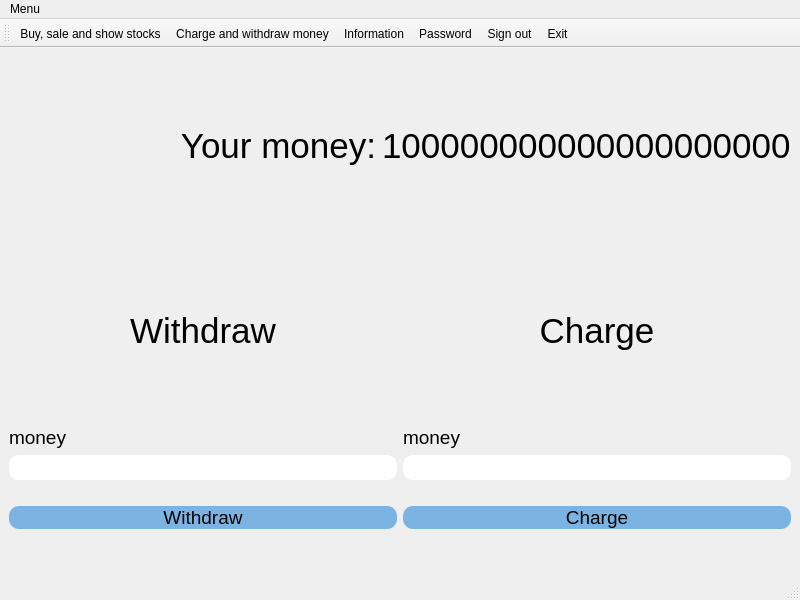
<?xml version="1.0" encoding="UTF-8"?>
<ui version="4.0">
 <class>withdraw</class>
 <widget class="QMainWindow" name="withdraw">
  <property name="geometry">
   <rect>
    <x>0</x>
    <y>0</y>
    <width>800</width>
    <height>600</height>
   </rect>
  </property>
  <property name="windowTitle">
   <string>Advaned Programming Project 2</string>
  </property>
  <widget class="QWidget" name="centralwidget">
   <layout class="QGridLayout" name="gridLayout">
    <item row="4" column="0">
     <widget class="QLabel" name="label_2">
      <property name="font">
       <font>
        <pointsize>26</pointsize>
       </font>
      </property>
      <property name="text">
       <string>Withdraw</string>
      </property>
      <property name="alignment">
       <set>Qt::AlignCenter</set>
      </property>
     </widget>
    </item>
    <item row="3" column="0">
     <spacer name="verticalSpacer_2">
      <property name="orientation">
       <enum>Qt::Vertical</enum>
      </property>
      <property name="sizeHint" stdset="0">
       <size>
        <width>20</width>
        <height>40</height>
       </size>
      </property>
     </spacer>
    </item>
    <item row="5" column="0">
     <spacer name="verticalSpacer_5">
      <property name="orientation">
       <enum>Qt::Vertical</enum>
      </property>
      <property name="sizeHint" stdset="0">
       <size>
        <width>20</width>
        <height>40</height>
       </size>
      </property>
     </spacer>
    </item>
    <item row="6" column="0">
     <layout class="QVBoxLayout" name="verticalLayout_2">
      <item>
       <layout class="QVBoxLayout" name="verticalLayout">
        <item>
         <widget class="QLabel" name="label_Withdraw">
          <property name="font">
           <font>
            <pointsize>14</pointsize>
           </font>
          </property>
          <property name="text">
           <string>money</string>
          </property>
         </widget>
        </item>
        <item>
         <widget class="QLineEdit" name="lineEdit_Withdraw">
          <property name="font">
           <font>
            <pointsize>14</pointsize>
           </font>
          </property>
          <property name="styleSheet">
           <string notr="true">border-radius:10px;
padding:20px 5px  20px 5pxl;
</string>
          </property>
         </widget>
        </item>
       </layout>
      </item>
      <item>
       <widget class="QPushButton" name="pushButton_Withdraw">
        <property name="font">
         <font>
          <pointsize>14</pointsize>
         </font>
        </property>
        <property name="styleSheet">
         <string notr="true">background-color:#7BB4E3;
border-radius:10px;
padding:20px 0 20px 0l;
margin:20px 0 0 0;</string>
        </property>
        <property name="text">
         <string>Withdraw</string>
        </property>
       </widget>
      </item>
      <item>
       <spacer name="verticalSpacer">
        <property name="orientation">
         <enum>Qt::Vertical</enum>
        </property>
        <property name="sizeHint" stdset="0">
         <size>
          <width>20</width>
          <height>40</height>
         </size>
        </property>
       </spacer>
      </item>
     </layout>
    </item>
    <item row="4" column="1">
     <widget class="QLabel" name="label">
      <property name="font">
       <font>
        <pointsize>26</pointsize>
       </font>
      </property>
      <property name="text">
       <string>Charge</string>
      </property>
      <property name="alignment">
       <set>Qt::AlignCenter</set>
      </property>
     </widget>
    </item>
    <item row="5" column="1">
     <spacer name="verticalSpacer_6">
      <property name="orientation">
       <enum>Qt::Vertical</enum>
      </property>
      <property name="sizeHint" stdset="0">
       <size>
        <width>20</width>
        <height>40</height>
       </size>
      </property>
     </spacer>
    </item>
    <item row="3" column="1">
     <spacer name="verticalSpacer_4">
      <property name="orientation">
       <enum>Qt::Vertical</enum>
      </property>
      <property name="sizeHint" stdset="0">
       <size>
        <width>20</width>
        <height>40</height>
       </size>
      </property>
     </spacer>
    </item>
    <item row="1" column="0" colspan="2">
     <layout class="QHBoxLayout" name="horizontalLayout">
      <item>
       <widget class="QLabel" name="label_3">
        <property name="font">
         <font>
          <pointsize>26</pointsize>
         </font>
        </property>
        <property name="text">
         <string>Your money:</string>
        </property>
        <property name="alignment">
         <set>Qt::AlignRight|Qt::AlignTrailing|Qt::AlignVCenter</set>
        </property>
       </widget>
      </item>
      <item>
       <widget class="QLabel" name="label_money">
        <property name="font">
         <font>
          <pointsize>26</pointsize>
         </font>
        </property>
        <property name="text">
         <string>100000000000000000000</string>
        </property>
        <property name="alignment">
         <set>Qt::AlignLeading|Qt::AlignLeft|Qt::AlignVCenter</set>
        </property>
       </widget>
      </item>
     </layout>
    </item>
    <item row="6" column="1">
     <layout class="QVBoxLayout" name="verticalLayout_5">
      <item>
       <layout class="QVBoxLayout" name="verticalLayout_4">
        <item>
         <widget class="QLabel" name="label_Charge">
          <property name="font">
           <font>
            <pointsize>14</pointsize>
           </font>
          </property>
          <property name="text">
           <string>money</string>
          </property>
         </widget>
        </item>
        <item>
         <widget class="QLineEdit" name="lineEdit_Charge">
          <property name="font">
           <font>
            <pointsize>14</pointsize>
           </font>
          </property>
          <property name="styleSheet">
           <string notr="true">border-radius:10px;
padding:20px 5px  20px 5pxl;
</string>
          </property>
         </widget>
        </item>
       </layout>
      </item>
      <item>
       <widget class="QPushButton" name="pushButton_Charge">
        <property name="font">
         <font>
          <pointsize>14</pointsize>
         </font>
        </property>
        <property name="styleSheet">
         <string notr="true">background-color:#7BB4E3;
border-radius:10px;
padding:20px 0 20px 0l;
margin:20px 0 0 0;</string>
        </property>
        <property name="text">
         <string>Charge</string>
        </property>
       </widget>
      </item>
      <item>
       <spacer name="verticalSpacer_3">
        <property name="orientation">
         <enum>Qt::Vertical</enum>
        </property>
        <property name="sizeHint" stdset="0">
         <size>
          <width>20</width>
          <height>40</height>
         </size>
        </property>
       </spacer>
      </item>
     </layout>
    </item>
    <item row="0" column="0" colspan="2">
     <spacer name="verticalSpacer_8">
      <property name="orientation">
       <enum>Qt::Vertical</enum>
      </property>
      <property name="sizeHint" stdset="0">
       <size>
        <width>20</width>
        <height>40</height>
       </size>
      </property>
     </spacer>
    </item>
    <item row="2" column="0" colspan="2">
     <spacer name="verticalSpacer_7">
      <property name="orientation">
       <enum>Qt::Vertical</enum>
      </property>
      <property name="sizeHint" stdset="0">
       <size>
        <width>20</width>
        <height>40</height>
       </size>
      </property>
     </spacer>
    </item>
   </layout>
  </widget>
  <widget class="QMenuBar" name="menubar">
   <property name="geometry">
    <rect>
     <x>0</x>
     <y>0</y>
     <width>800</width>
     <height>25</height>
    </rect>
   </property>
   <widget class="QMenu" name="menuMain_Menu">
    <property name="title">
     <string>Menu</string>
    </property>
    <widget class="QMenu" name="menuChange">
     <property name="title">
      <string>Change</string>
     </property>
     <addaction name="actionInformation"/>
     <addaction name="actionPassword"/>
    </widget>
    <addaction name="actionStock"/>
    <addaction name="actionCharge_and_withdraw_money"/>
    <addaction name="menuChange"/>
    <addaction name="actionSign_out"/>
    <addaction name="actionExit"/>
   </widget>
   <addaction name="menuMain_Menu"/>
  </widget>
  <widget class="QStatusBar" name="statusbar"/>
  <widget class="QToolBar" name="toolBar">
   <property name="windowTitle">
    <string>toolBar</string>
   </property>
   <attribute name="toolBarArea">
    <enum>TopToolBarArea</enum>
   </attribute>
   <attribute name="toolBarBreak">
    <bool>false</bool>
   </attribute>
   <addaction name="actionStock"/>
   <addaction name="actionCharge_and_withdraw_money"/>
   <addaction name="actionInformation"/>
   <addaction name="actionPassword"/>
   <addaction name="actionSign_out"/>
   <addaction name="actionExit"/>
  </widget>
  <action name="actionStock">
   <property name="icon">
    <iconset resource="resource.qrc">
     <normaloff>:/icons/icons8-stocks-96.png</normaloff>:/icons/icons8-stocks-96.png</iconset>
   </property>
   <property name="text">
    <string>Buy, sale and show stocks</string>
   </property>
  </action>
  <action name="actionInformation">
   <property name="icon">
    <iconset resource="resource.qrc">
     <normaloff>:/icons/icons8-information-64.png</normaloff>:/icons/icons8-information-64.png</iconset>
   </property>
   <property name="text">
    <string>Information</string>
   </property>
   <property name="toolTip">
    <string>Change information</string>
   </property>
  </action>
  <action name="actionPassword">
   <property name="icon">
    <iconset resource="resource.qrc">
     <normaloff>:/icons/icons8-password-window-96.png</normaloff>:/icons/icons8-password-window-96.png</iconset>
   </property>
   <property name="text">
    <string>Password</string>
   </property>
   <property name="toolTip">
    <string>Change password</string>
   </property>
  </action>
  <action name="actionCharge_and_withdraw_money">
   <property name="icon">
    <iconset resource="resource.qrc">
     <normaloff>:/icons/icons8-money-96.png</normaloff>:/icons/icons8-money-96.png</iconset>
   </property>
   <property name="text">
    <string>Charge and withdraw money</string>
   </property>
  </action>
  <action name="actionSign_out">
   <property name="icon">
    <iconset resource="resource.qrc">
     <normaloff>:/icons/icons8-logout-96.png</normaloff>:/icons/icons8-logout-96.png</iconset>
   </property>
   <property name="text">
    <string>Sign out</string>
   </property>
  </action>
  <action name="actionExit">
   <property name="icon">
    <iconset resource="resource.qrc">
     <normaloff>:/icons/icons8-close-96.png</normaloff>:/icons/icons8-close-96.png</iconset>
   </property>
   <property name="text">
    <string>Exit</string>
   </property>
  </action>
 </widget>
 <resources>
  <include location="resource.qrc"/>
 </resources>
 <connections/>
</ui>
